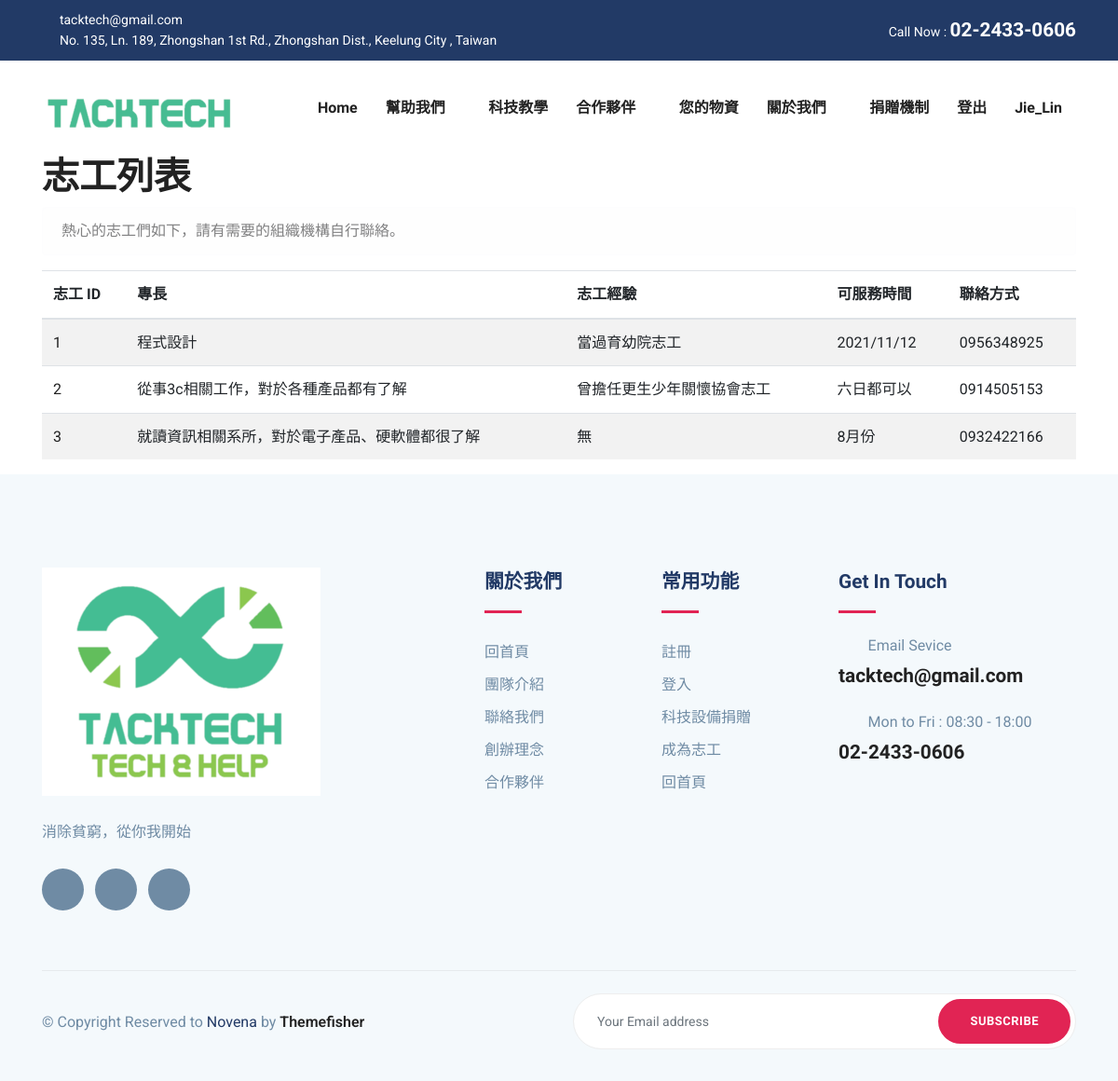
/volunteer_list (signed in), run on the app's committed database.
### myproject/models.py (models this page shows, shortened)
class User(db.Model, UserMixin):
    __tablename__ = 'user'
    id = db.Column(db.Integer, primary_key=True)
    username = db.Column(db.String(64), unique=True, index=True)
    user_id = db.Column(db.String(64),unique=True,index=True)
    password_hash = db.Column(db.String(128))
    role = db.Column(db.String(64))
    intro = db.Column(db.Text)

class Volunteer(db.Model):
    __tablename__='volunteer'
    id = db.Column(db.Integer, primary_key=True)
    volunteer_id = db.Column(db.String(64),unique=True,index=True)
    name = db.Column(db.String(64))
    experience = db.Column(db.Text)
    reason = db.Column(db.Text)
    professional = db.Column(db.Text)
    time = db.Column(db.Text)
    contact = db.Column(db.String(64))

### app.py (the view)
@app.route('/volunteer_list')
@login_required
def volunteer_list():
    infos = Volunteer.query.all()
    return render_template('volunteer_list.html', infos=infos)

### myproject/models.py (called while the page is built)
@login_manager.user_loader
def load_user(user_id):
    return User.query.get(user_id)

### myproject/templates/volunteer_list.html (shortened to what this page needs)
{% extends 'shared/layout.html' %}
{% block body %}
<div class="container">
    <h1>志工列表</h1>
    <div class="alert alert-light" role="alert">
        熱心的志工們如下，請有需要的組織機構自行聯絡。
    </div>
    <table class="table table-striped table-hover">
        <thead>
            <tr>
                <th>志工 ID</th>
                <th>專長</th>
                <th>志工經驗</th>
                <th>可服務時間</th>
                <th>聯絡方式</th>
            </tr>
        </thead>
        <tbody>
            {% for info in infos %}
            <tr>
                <td><a href='/{{ info.uploader_id }}'>{{info.id}}</a></td>
                <td>{{info.professional}}</a></td>
                <td>{{info.experience}}</td>
                <td>{{info.time}}</td>
                <td>{{info.contact}}</td>
            </tr>
            {% endfor %}
        </tbody>
    </table>
</div>
{% endblock %}

### myproject/templates/shared/layout.html (shortened to what this page needs)
<!DOCTYPE html>
<html lang="zxx">
<head>
	<link rel="stylesheet" href="{{ url_for('static', filename='plugins/bootstrap/css/bootstrap.min.css') }}">
	<link rel="stylesheet" href="{{ url_for('static', filename='plugins/icofont/icofont.min.css') }}">
	<link rel="stylesheet" href="{{ url_for('static', filename='plugins/slick-carousel/slick/slick.css') }}">
	<link rel="stylesheet" href="{{ url_for('static', filename='plugins/slick-carousel/slick/slick-theme.css') }}">
	<link rel="stylesheet" href="{{ url_for('static', filename='css/style.css') }}">
</head>
<body id="top">
	<header>
		<div class="header-top-bar">
			<div class="container">
				<div class="row align-items-center">
					<div class="col-lg-6">
						<ul class="top-bar-info list-inline-item pl-0 mb-0">
							<li class="list-inline-item"><a href="mailto:support@gmail.com"><i
										class="icofont-support-faq mr-2"></i>tacktech@gmail.com</a></li>
							<li class="list-inline-item"><i class="icofont-location-pin mr-2"></i>No. 135, Ln. 189, Zhongshan 1st Rd., Zhongshan Dist., Keelung City , Taiwan</li>
						</ul>
					</div>
					<div class="col-lg-6">
						<div class="text-lg-right top-right-bar mt-2 mt-lg-0">
							<span>Call Now : </span>
							<span class="h4" style="color:white;">02-2433-0606</span>
						</div>
					</div>
				</div>
			</div>
		</div>
		<nav class="navbar navbar-expand-lg navigation" id="navbar">
			<div class="container">
				<a class="navbar-brand" href="/">
					<img src="{{ url_for('static', filename='images/GM/1.png') }}" alt="" class="img-fluid">
				</a>
				<div class="collapse navbar-collapse" id="navbarmain">
					<ul class="navbar-nav ml-auto">
						<li class="nav-item active">
							<a class="nav-link" href="/">Home</a>
						</li>
						<li class="nav-item dropdown">
							<a class="nav-link dropdown-toggle" href="doctor.html" id="dropdown03"
								data-toggle="dropdown" aria-haspopup="true" aria-expanded="false">幫助我們 <i
									class="icofont-thin-down"></i></a>
						</li>
						<li class="nav-item"><a class="nav-link" href="/article">科技教學</a></li>
						<li class="nav-item dropdown">
							<a class="nav-link dropdown-toggle" href="blog-sidebar.html" id="dropdown05"
								data-toggle="dropdown" aria-haspopup="true" aria-expanded="false">合作夥伴 <i
									class="icofont-thin-down"></i></a>
						</li>
						{% if current_user.role == 'I' %}
						<li class="nav-item"><a class="nav-link" href="/products">您的物資</a></li>
						{% endif %}
						<li class="nav-item dropdown">
							<a class="nav-link dropdown-toggle" href="blog-sidebar.html" id="dropdown05"
								data-toggle="dropdown" aria-haspopup="true" aria-expanded="false">關於我們 <i
									class="icofont-thin-down"></i></a>
						</li>
						<li class="nav-item"><a class="nav-link" href="/intro">捐贈機制</a></li>
						{% if current_user.is_authenticated %}
						<li class="nav-item"><a class="nav-link" href="/logout">登出</a></li>
						{% endif %}
						{% if current_user.is_authenticated %}
						<li class="nav-item"><a class="nav-link" href="/{{current_user.user_id}}">{{current_user.user_id}}</a></li>
						{% else %}
						<li class="nav-item"><a class="nav-link" href="/home">未登入</a></li>
						{% endif %}
					</ul>
				</div>
			</div>
		</nav>
	</header>
	{% block body %}
	{% endblock %}
	<footer class="footer section gray-bg">
		<div class="container">
			<div class="row">
				<div class="col-lg-4 mr-auto col-sm-6">
					<div class="widget mb-5 mb-lg-0">
						<div class="logo mb-4">
							<img src="/static/images/bg/33.png" alt="" class="img-fluid" >
						</div>
						<p>消除貧窮，從你我開始</p>
						<ul class="list-inline footer-socials mt-4">
							<li class="list-inline-item"><a href="#"><i
										class="icofont-facebook"></i></a></li>
							<li class="list-inline-item"><a href="#"><i
										class="icofont-twitter"></i></a></li>
							<li class="list-inline-item"><a href="#"><i
										class="icofont-linkedin"></i></a></li>
						</ul>
					</div>
				</div>
				<div class="col-lg-2 col-md-6 col-sm-6">
					<div class="widget mb-5 mb-lg-0">
						<h4 class="text-capitalize mb-3">關於我們</h4>
						<div class="divider mb-4"></div>
						<ul class="list-unstyled footer-menu lh-35">
							<li><a href="/">回首頁 </a></li>
							<li><a href="/team_info">團隊介紹</a></li>
							<li><a href="/contact">聯絡我們</a></li>
							<li><a href="#">創辦理念</a></li>
							<li><a href="#">合作夥伴</a></li>
						</ul>
					</div>
				</div>
				<div class="col-lg-2 col-md-6 col-sm-6">
					<div class="widget mb-5 mb-lg-0">
						<h4 class="text-capitalize mb-3">常用功能</h4>
						<div class="divider mb-4"></div>
						<ul class="list-unstyled footer-menu lh-35">
							<li><a href="/register">註冊</a></li>
							<li><a href="/login">登入</a></li>
							<li><a href="/post_product">科技設備捐贈</a></li>
							<li><a href="/volunteer">成為志工</a></li>
							<li><a href="/">回首頁</a></li>
						</ul>
					</div>
				</div>
				<div class="col-lg-3 col-md-6 col-sm-6">
					<div class="widget widget-contact mb-5 mb-lg-0">
						<h4 class="text-capitalize mb-3">Get in Touch</h4>
						<div class="divider mb-4"></div>
						<div class="footer-contact-block mb-4">
							<div class="icon d-flex align-items-center">
								<i class="icofont-email mr-3"></i>
								<span class="h6 mb-0">Email Sevice</span>
							</div>
							<h4 class="mt-2"><a href="tel:+23-345-67890">tacktech@gmail.com</a></h4>
						</div>
						<div class="footer-contact-block">
							<div class="icon d-flex align-items-center">
								<i class="icofont-support mr-3"></i>
								<span class="h6 mb-0">Mon to Fri : 08:30 - 18:00</span>
							</div>
							<h4 class="mt-2"><a href="tel:+23-345-67890">02-2433-0606</a></h4>
						</div>
					</div>
				</div>
			</div>
			<div class="footer-btm py-4 mt-5">
				<div class="row align-items-center justify-content-between">
					<div class="col-lg-6">
						<div class="copyright">
							&copy; Copyright Reserved to <span class="text-color">Novena</span> by <a
								href="https://themefisher.com/" target="_blank">Themefisher</a>
						</div>
					</div>
					<div class="col-lg-6">
						<div class="subscribe-form text-lg-right mt-5 mt-lg-0">
							<form action="#" class="subscribe">
								<input type="text" class="form-control" placeholder="Your Email address">
								<a href="#" class="btn btn-main-2 btn-round-full">Subscribe</a>
							</form>
						</div>
					</div>
				</div>
			</div>
		</div>
	</footer>
</body>
</html>

### myproject/static/css/style.css (style rules this page uses)
html { overflow-x: hidden; }
body { line-height: 1.6; font-family: "Roboto", sans-serif; -webkit-font-smoothing: antialiased; font-size: 16px; color: #6F8BA4; font-weight: 400; }
h1, .h1, h2, .h2, h3, .h3, h4, .h4, h5, .h5, h6, .h6 { font-family: "Exo", sans-serif; font-weight: 700; color: #222; }
h1, .h1 { font-size: 2.5rem; }
h4, .h4 { font-size: 1.3rem; line-height: 30px; }
h6, .h6 { font-size: 1rem; }
p { line-height: 30px; }
input[type="email"], input[type="password"], input[type="text"], input[type="tel"] { box-shadow: none; height: 45px; outline: none; font-size: 14px; }
.form-control { box-shadow: none; border-radius: 0; }
.btn { display: inline-block; font-size: 14px; font-size: 0.8125rem; font-weight: 700; letter-spacing: .5px; padding: .75rem 2rem; font-family: "Exo", sans-serif; text-transform: uppercase; border-radius: 5px; border: 2px solid transparent; transition: all .35s ease; }
.btn-main-2 { background: #e12454; color: #fff; border-color: #e12454; }
.btn-round-full { border-radius: 50px; }
.section { padding: 100px 0; }
a { color: #222; text-decoration: none; transition: all .35s ease; }
.gray-bg { background: #f4f9fc; }
#navbarmain { padding: 20px 0px; }
#navbarmain .nav-link { font-weight: 600; padding: 10px 15px; color: #222; font-family: "Exo", sans-serif; text-transform: capitalize; font-size: 16px; transition: all .25s ease; }
.dropdown-toggle::after { display: none; }
.navbar-brand { margin-top: 10px; }
.header-top-bar { background: #223a66; font-size: 14px; padding: 10px 0px; box-shadow: 0 1px 2px rgba(0, 0, 0, 0.05); color: #fff; }
.top-bar-info li a { color: #fff; margin-right: 20px; }
.text-color { color: #223a66; }
.divider { width: 40px; height: 5px; background: #e12454; }
.lh-35 { line-height: 35px; }
.footer { padding-bottom: 10px; }
.footer .copyright a { font-weight: 600; }
.logo { font-weight: 600; letter-spacing: 1px; }
.widget .divider { height: 3px; }
.widget h4 { color: #223a66; }
.widget .footer-menu a { color: #6F8BA4; }
.footer-contact-block span { font-weight: 400; color: #6F8BA4; }
.footer-contact-block i { font-size: 20px; }
.footer-btm { border-top: 1px solid rgba(0, 0, 0, 0.06); }
.footer-socials li a { width: 45px; height: 45px; background: #6F8BA4; color: #fff; display: inline-block; text-align: center; border-radius: 100%; padding-top: 12px; }
.subscribe { position: relative; }
.subscribe .form-control { border-radius: 50px; height: 60px; padding-left: 25px; border-color: #eee; }
.subscribe .btn { position: absolute; right: 6px; top: 6px; }

### data on the page
User: user_id "Jie_Lin"
Volunteer: id "1", professional "程式設計", experience "當過育幼院志工", time "2021/11/12", contact "0956348925"
Volunteer: id "2", professional "從事3c相關工作，對於各種產品都有了解", experience "曾擔任更生少年關懷協會志工", time "六日都可以", contact "0914505153"
Volunteer: id "3", professional "就讀資訊相關系所，對於電子產品、硬軟體都很了解", experience "無", time "8月份", contact "0932422166"
